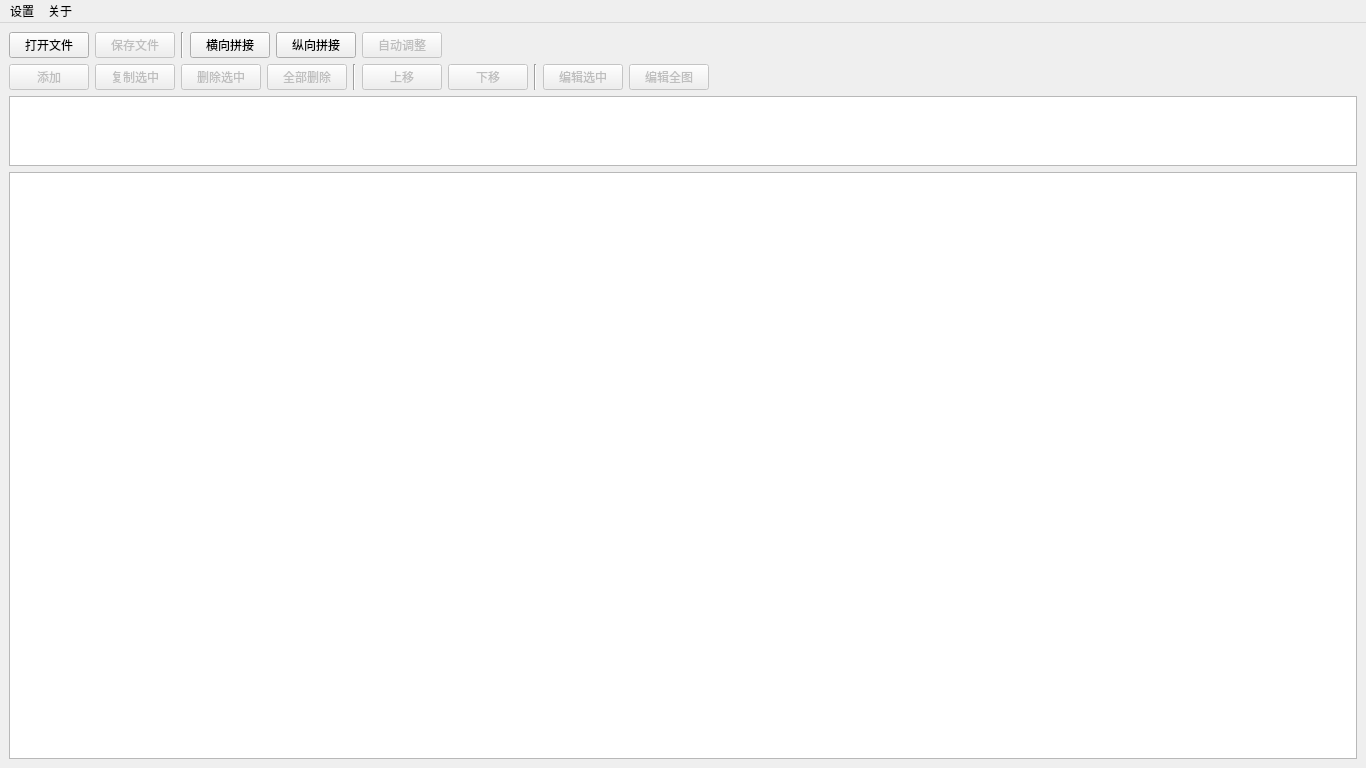
<?xml version="1.0" encoding="UTF-8"?>
<ui version="4.0">
 <class>MainWindow</class>
 <widget class="QMainWindow" name="MainWindow">
  <property name="geometry">
   <rect>
    <x>0</x>
    <y>0</y>
    <width>1366</width>
    <height>768</height>
   </rect>
  </property>
  <property name="windowTitle">
   <string>拼好图</string>
  </property>
  <widget class="QWidget" name="centralwidget">
   <layout class="QVBoxLayout" name="verticalLayout" stretch="1,1,100">
    <item>
     <layout class="QVBoxLayout" name="verticalLayout_Buttons">
      <item>
       <layout class="QHBoxLayout" name="horizontalLayout_Main">
        <item>
         <widget class="QPushButton" name="openFilesBtn">
          <property name="minimumSize">
           <size>
            <width>80</width>
            <height>0</height>
           </size>
          </property>
          <property name="text">
           <string>打开文件</string>
          </property>
         </widget>
        </item>
        <item>
         <widget class="QPushButton" name="pushButton_save">
          <property name="enabled">
           <bool>false</bool>
          </property>
          <property name="minimumSize">
           <size>
            <width>80</width>
            <height>0</height>
           </size>
          </property>
          <property name="text">
           <string>保存文件</string>
          </property>
         </widget>
        </item>
        <item>
         <widget class="Line" name="line_1">
          <property name="orientation">
           <enum>Qt::Vertical</enum>
          </property>
         </widget>
        </item>
        <item>
         <widget class="QPushButton" name="pushButton_horizontalSplicing">
          <property name="enabled">
           <bool>true</bool>
          </property>
          <property name="minimumSize">
           <size>
            <width>80</width>
            <height>0</height>
           </size>
          </property>
          <property name="text">
           <string>横向拼接</string>
          </property>
         </widget>
        </item>
        <item>
         <widget class="QPushButton" name="pushButton_verticalSplicing">
          <property name="enabled">
           <bool>true</bool>
          </property>
          <property name="minimumSize">
           <size>
            <width>80</width>
            <height>0</height>
           </size>
          </property>
          <property name="text">
           <string>纵向拼接</string>
          </property>
         </widget>
        </item>
        <item>
         <widget class="QPushButton" name="pushButton_auto">
          <property name="enabled">
           <bool>false</bool>
          </property>
          <property name="minimumSize">
           <size>
            <width>80</width>
            <height>0</height>
           </size>
          </property>
          <property name="text">
           <string>自动调整</string>
          </property>
         </widget>
        </item>
        <item>
         <spacer name="horizontalSpacer_Main">
          <property name="orientation">
           <enum>Qt::Horizontal</enum>
          </property>
          <property name="sizeHint" stdset="0">
           <size>
            <width>40</width>
            <height>20</height>
           </size>
          </property>
         </spacer>
        </item>
       </layout>
      </item>
      <item>
       <layout class="QHBoxLayout" name="horizontalLayout_Edit">
        <item>
         <widget class="QPushButton" name="pushButton_add">
          <property name="enabled">
           <bool>false</bool>
          </property>
          <property name="minimumSize">
           <size>
            <width>80</width>
            <height>0</height>
           </size>
          </property>
          <property name="text">
           <string>添加</string>
          </property>
         </widget>
        </item>
        <item>
         <widget class="QPushButton" name="pushButton_copy">
          <property name="enabled">
           <bool>false</bool>
          </property>
          <property name="minimumSize">
           <size>
            <width>80</width>
            <height>0</height>
           </size>
          </property>
          <property name="text">
           <string>复制选中</string>
          </property>
         </widget>
        </item>
        <item>
         <widget class="QPushButton" name="pushButton_7">
          <property name="enabled">
           <bool>false</bool>
          </property>
          <property name="minimumSize">
           <size>
            <width>80</width>
            <height>0</height>
           </size>
          </property>
          <property name="text">
           <string>删除选中</string>
          </property>
         </widget>
        </item>
        <item>
         <widget class="QPushButton" name="pushButton_deleteAll">
          <property name="enabled">
           <bool>false</bool>
          </property>
          <property name="minimumSize">
           <size>
            <width>80</width>
            <height>0</height>
           </size>
          </property>
          <property name="text">
           <string>全部删除</string>
          </property>
         </widget>
        </item>
        <item>
         <widget class="Line" name="line_2">
          <property name="orientation">
           <enum>Qt::Vertical</enum>
          </property>
         </widget>
        </item>
        <item>
         <widget class="QPushButton" name="pushButton_5">
          <property name="enabled">
           <bool>false</bool>
          </property>
          <property name="minimumSize">
           <size>
            <width>60</width>
            <height>0</height>
           </size>
          </property>
          <property name="text">
           <string>上移</string>
          </property>
         </widget>
        </item>
        <item>
         <widget class="QPushButton" name="pushButton_6">
          <property name="enabled">
           <bool>false</bool>
          </property>
          <property name="minimumSize">
           <size>
            <width>60</width>
            <height>0</height>
           </size>
          </property>
          <property name="text">
           <string>下移</string>
          </property>
         </widget>
        </item>
        <item>
         <widget class="Line" name="line_3">
          <property name="orientation">
           <enum>Qt::Vertical</enum>
          </property>
         </widget>
        </item>
        <item>
         <widget class="QPushButton" name="pushButton_editSelect">
          <property name="enabled">
           <bool>false</bool>
          </property>
          <property name="minimumSize">
           <size>
            <width>80</width>
            <height>0</height>
           </size>
          </property>
          <property name="text">
           <string>编辑选中</string>
          </property>
         </widget>
        </item>
        <item>
         <widget class="QPushButton" name="pushButton_editResult">
          <property name="enabled">
           <bool>false</bool>
          </property>
          <property name="minimumSize">
           <size>
            <width>80</width>
            <height>0</height>
           </size>
          </property>
          <property name="text">
           <string>编辑全图</string>
          </property>
         </widget>
        </item>
        <item>
         <spacer name="horizontalSpacer_Edit">
          <property name="orientation">
           <enum>Qt::Horizontal</enum>
          </property>
          <property name="sizeHint" stdset="0">
           <size>
            <width>40</width>
            <height>20</height>
           </size>
          </property>
         </spacer>
        </item>
       </layout>
      </item>
     </layout>
    </item>
    <item>
     <widget class="QListWidget" name="listImageFilesWidget">
      <property name="frameShape">
       <enum>QFrame::StyledPanel</enum>
      </property>
      <property name="verticalScrollBarPolicy">
       <enum>Qt::ScrollBarAlwaysOff</enum>
      </property>
      <property name="horizontalScrollBarPolicy">
       <enum>Qt::ScrollBarAsNeeded</enum>
      </property>
      <property name="sizeAdjustPolicy">
       <enum>QAbstractScrollArea::AdjustToContents</enum>
      </property>
      <property name="flow">
       <enum>QListView::LeftToRight</enum>
      </property>
      <property name="isWrapping" stdset="0">
       <bool>false</bool>
      </property>
      <property name="resizeMode">
       <enum>QListView::Fixed</enum>
      </property>
      <property name="layoutMode">
       <enum>QListView::Batched</enum>
      </property>
     </widget>
    </item>
    <item>
     <widget class="QGraphicsView" name="graphicsView_result">
      <property name="dragMode">
       <enum>QGraphicsView::ScrollHandDrag</enum>
      </property>
     </widget>
    </item>
   </layout>
  </widget>
  <widget class="QMenuBar" name="menuBar">
   <property name="geometry">
    <rect>
     <x>0</x>
     <y>0</y>
     <width>1366</width>
     <height>21</height>
    </rect>
   </property>
   <widget class="QMenu" name="menu">
    <property name="title">
     <string>设置</string>
    </property>
    <addaction name="setting_action"/>
   </widget>
   <widget class="QMenu" name="menu_2">
    <property name="title">
     <string>关于</string>
    </property>
    <addaction name="action_about"/>
   </widget>
   <addaction name="menu"/>
   <addaction name="menu_2"/>
  </widget>
  <action name="setting_action">
   <property name="text">
    <string>首选项</string>
   </property>
  </action>
  <action name="action_about">
   <property name="text">
    <string>关于拼好图</string>
   </property>
  </action>
 </widget>
 <resources/>
 <connections>
  <connection>
   <sender>openFilesBtn</sender>
   <signal>clicked()</signal>
   <receiver>MainWindow</receiver>
   <slot>openFilesBtnPress()</slot>
   <hints>
    <hint type="sourcelabel">
     <x>89</x>
     <y>53</y>
    </hint>
    <hint type="destinationlabel">
     <x>6</x>
     <y>50</y>
    </hint>
   </hints>
  </connection>
  <connection>
   <sender>pushButton_5</sender>
   <signal>clicked()</signal>
   <receiver>MainWindow</receiver>
   <slot>upImagePosition()</slot>
   <hints>
    <hint type="sourcelabel">
     <x>809</x>
     <y>53</y>
    </hint>
    <hint type="destinationlabel">
     <x>503</x>
     <y>4</y>
    </hint>
   </hints>
  </connection>
  <connection>
   <sender>pushButton_6</sender>
   <signal>clicked()</signal>
   <receiver>MainWindow</receiver>
   <slot>downImagePosition()</slot>
   <hints>
    <hint type="sourcelabel">
     <x>809</x>
     <y>74</y>
    </hint>
    <hint type="destinationlabel">
     <x>426</x>
     <y>98</y>
    </hint>
   </hints>
  </connection>
  <connection>
   <sender>pushButton_7</sender>
   <signal>clicked()</signal>
   <receiver>MainWindow</receiver>
   <slot>deleteImagePosition()</slot>
   <hints>
    <hint type="sourcelabel">
     <x>264</x>
     <y>53</y>
    </hint>
    <hint type="destinationlabel">
     <x>316</x>
     <y>53</y>
    </hint>
   </hints>
  </connection>
 </connections>
 <slots>
  <slot>openFilesBtnPress()</slot>
  <slot>upImagePosition()</slot>
  <slot>downImagePosition()</slot>
  <slot>deleteImagePosition()</slot>
  <slot>autoSplicing()</slot>
  <slot>verticalSplicing()</slot>
  <slot>horizontalSplicing()</slot>
 </slots>
</ui>
